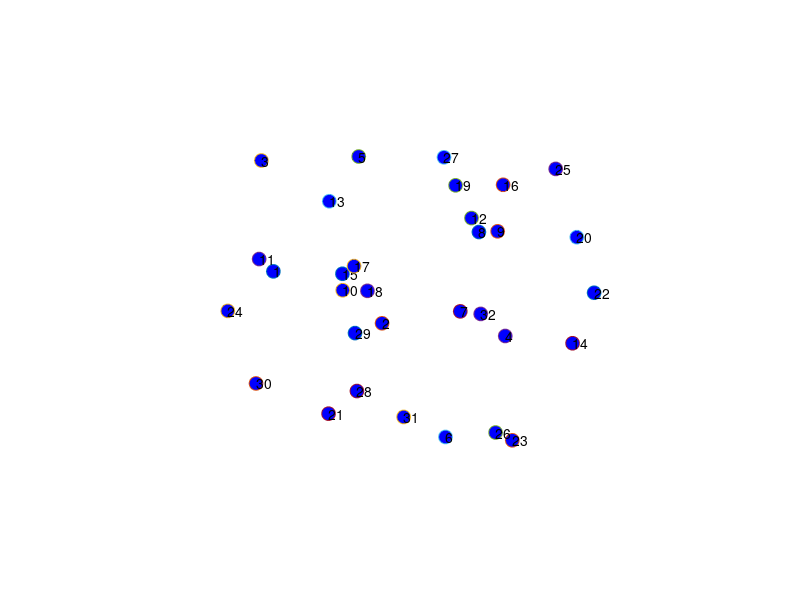

Write MATLAB code to recreate this figure. (Note: this script raises an error after producing the figure.)
clear;clc
close all

%% initilize particles

DIM = 2;
N = 32;

BoxSize = 10.0; %6.35
global volume
volume = BoxSize^DIM;
global density 
density = N/volume;

load position.dat
pos = position;
pos = pos/BoxSize;

MassCenter = sum(pos)/N;
for i=1:DIM
    pos(:,i) = pos(:,i)-MassCenter(i);
end

figure
for i=1:N
    plot(pos(i,1),pos(i,2),'o','MarkerSize',10,'MarkerFaceColor','b');
    text(pos(i,1),pos(i,2),num2str(i));
    hold on
end
axis off


%% setting up the simulation
NSteps = 10000;
deltat = 0.0032; %time step in reduced time units
TRequested = 0.5; %reduced temperature
DumpFreq = 100; % save the position to file every DumpFreq steps
epsilon = 1.0;

% main MD 
[ene_kin_aver,ene_pot_aver,temperature,pressure,pos]= MD(pos,NSteps,deltat,TRequested,DumpFreq,epsilon,BoxSize,DIM);

animation(NSteps/DumpFreq);
%% post-process

figure
subplot(4,1,1);
plot(ene_kin_aver,'k-');
ylim([0.485,0.514]);
ylabel('E_{K}');
subplot(4,1,2);
plot(ene_pot_aver,'k-');
ylim([-1.4,0]);
ylabel('E_{P}');
subplot(4,1,3);
plot(temperature,'k-');
ylim([0.485, 0.515]);
ylabel('T')
subplot(4,1,4)
plot(pressure,'k-');
ylim([-0.6,1.0])
ylabel('P')






